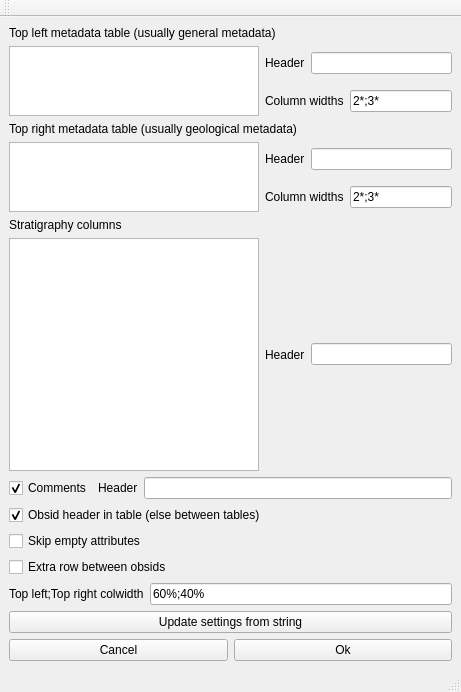
<?xml version="1.0" encoding="UTF-8"?>
<ui version="4.0">
 <class>MainWindow</class>
 <widget class="QMainWindow" name="MainWindow">
  <property name="geometry">
   <rect>
    <x>0</x>
    <y>0</y>
    <width>461</width>
    <height>692</height>
   </rect>
  </property>
  <property name="windowTitle">
   <string>Custom general report</string>
  </property>
  <widget class="QWidget" name="centralwidget">
   <layout class="QVBoxLayout" name="verticalLayout">
    <item>
     <layout class="QGridLayout" name="gridLayout">
      <item row="0" column="0" colspan="2">
       <widget class="QLabel" name="label">
        <property name="text">
         <string>Top left metadata table (usually general metadata)</string>
        </property>
       </widget>
      </item>
      <item row="1" column="0" rowspan="2">
       <widget class="QPlainTextEdit" name="general_metadata">
        <property name="sizePolicy">
         <sizepolicy hsizetype="Expanding" vsizetype="Expanding">
          <horstretch>0</horstretch>
          <verstretch>0</verstretch>
         </sizepolicy>
        </property>
        <property name="toolTip">
         <string>&lt;html&gt;&lt;head/&gt;&lt;body&gt;&lt;p&gt;Add a list of attributes (columns) in obs_points-table that should be included in the top left cell in the custom drill report.&lt;/p&gt;&lt;p&gt;To apply rounding of a float attribute, add ';' and the number of decimals to round. Ex: east;2&lt;/p&gt;&lt;/body&gt;&lt;/html&gt;</string>
        </property>
       </widget>
      </item>
      <item row="1" column="1">
       <widget class="QLabel" name="label_4">
        <property name="text">
         <string>Header</string>
        </property>
       </widget>
      </item>
      <item row="1" column="2" colspan="2">
       <widget class="QLineEdit" name="general_metadata_header">
        <property name="toolTip">
         <string>Leave bland to skip header</string>
        </property>
       </widget>
      </item>
      <item row="2" column="1" colspan="2">
       <widget class="QLabel" name="label_8">
        <property name="text">
         <string>Column widths</string>
        </property>
       </widget>
      </item>
      <item row="2" column="3">
       <widget class="QLineEdit" name="general_colwidth">
        <property name="toolTip">
         <string>&lt;html&gt;&lt;head/&gt;&lt;body&gt;&lt;p&gt;* The width of the columns can be adjusted by writing &amp;lt;col1_width&amp;gt;;&amp;lt;col2_width&amp;gt; where width is representing the html-width tag:&lt;/p&gt;&lt;p&gt;* if width is an integer, it's treated as a pixel value.&lt;/p&gt;&lt;p&gt;* if width is followed by %-sign, it's treated as percentage of the total width.&lt;/p&gt;&lt;p&gt;* if width is followed by *-sign, it's treated as relative width. (ex, given col1;1* and col2;2*, col2 will have twice the width of col1.&lt;/p&gt;&lt;/body&gt;&lt;/html&gt;</string>
        </property>
        <property name="text">
         <string>2*;3*</string>
        </property>
       </widget>
      </item>
      <item row="3" column="0" colspan="2">
       <widget class="QLabel" name="label_2">
        <property name="text">
         <string>Top right metadata table (usually geological metadata)</string>
        </property>
       </widget>
      </item>
      <item row="4" column="0" rowspan="2">
       <widget class="QPlainTextEdit" name="geo_metadata">
        <property name="toolTip">
         <string>&lt;html&gt;&lt;head/&gt;&lt;body&gt;&lt;p&gt;Add a list of attributes (columns) in obs_points-table that should be included in the top right cell in the custom drill report.&lt;/p&gt;&lt;p&gt;To apply rounding of a float attribute, add ';' and the number of decimals to round. Ex: east;2&lt;/p&gt;&lt;/body&gt;&lt;/html&gt;</string>
        </property>
       </widget>
      </item>
      <item row="4" column="1">
       <widget class="QLabel" name="label_5">
        <property name="text">
         <string>Header</string>
        </property>
       </widget>
      </item>
      <item row="4" column="2" colspan="2">
       <widget class="QLineEdit" name="geo_metadata_header">
        <property name="toolTip">
         <string>Leave bland to skip header</string>
        </property>
       </widget>
      </item>
      <item row="5" column="1" colspan="2">
       <widget class="QLabel" name="label_9">
        <property name="text">
         <string>Column widths</string>
        </property>
       </widget>
      </item>
      <item row="5" column="3">
       <widget class="QLineEdit" name="geo_colwidth">
        <property name="toolTip">
         <string>&lt;html&gt;&lt;head/&gt;&lt;body&gt;&lt;p&gt;* The width of the columns can be adjusted by writing &amp;lt;col1_width&amp;gt;;&amp;lt;col2_width&amp;gt; where width is representing the html-width tag:&lt;/p&gt;&lt;p&gt;* if width is an integer, it's treated as a pixel value.&lt;/p&gt;&lt;p&gt;* if width is followed by %-sign, it's treated as percentage of the total width.&lt;/p&gt;&lt;p&gt;* if width is followed by *-sign, it's treated as relative width. (ex, given col1;1* and col2;2*, col2 will have twice the width of col1.&lt;/p&gt;&lt;/body&gt;&lt;/html&gt;</string>
        </property>
        <property name="text">
         <string>2*;3*</string>
        </property>
       </widget>
      </item>
      <item row="6" column="0">
       <widget class="QLabel" name="label_3">
        <property name="text">
         <string>Stratigraphy columns</string>
        </property>
       </widget>
      </item>
      <item row="7" column="0">
       <widget class="QPlainTextEdit" name="strat_columns">
        <property name="toolTip">
         <string>&lt;html&gt;&lt;head/&gt;&lt;body&gt;&lt;p&gt;Add a list of columns in stratigraphy table to include in the stratigraphy cell in custom drill report.&lt;/p&gt;&lt;p&gt;Notes:&lt;/p&gt;&lt;p&gt;* obsid can not be written as a column.&lt;/p&gt;&lt;p&gt;* If special keyword 'depth' is given then depthtop and depthbot will be combined into one column using ' - ', ex: 0 - 2 (&amp;lt;depthtop&amp;gt; - &amp;lt;depthbot&amp;gt;)&lt;/p&gt;&lt;p&gt;* The width of the columns can be adjusted by writing &amp;lt;column&amp;gt;;&amp;lt;width&amp;gt; where width is representing the html-width tag:&lt;/p&gt;&lt;p&gt;   * if width is an integer, it's treated as a pixel value.&lt;/p&gt;&lt;p&gt;   * if width is followed by %-sign, it's treated as percentage of the total width.&lt;/p&gt;&lt;p&gt;   * if width is followed by *-sign, it's treated as relative width. (ex, given col1;1* and col2;2*, col2 will have twice the width of col1.&lt;/p&gt;&lt;/body&gt;&lt;/html&gt;</string>
        </property>
       </widget>
      </item>
      <item row="7" column="1">
       <widget class="QLabel" name="label_6">
        <property name="text">
         <string>Header</string>
        </property>
       </widget>
      </item>
      <item row="7" column="2" colspan="2">
       <widget class="QLineEdit" name="strat_columns_header">
        <property name="toolTip">
         <string>Leave bland to skip header</string>
        </property>
       </widget>
      </item>
     </layout>
    </item>
    <item>
     <layout class="QHBoxLayout" name="horizontalLayout_9">
      <item>
       <widget class="QCheckBox" name="include_comments">
        <property name="toolTip">
         <string>&lt;html&gt;&lt;head/&gt;&lt;body&gt;&lt;p&gt;Check to write obs_points 'com_onerow' and 'com_html' below the stratigraphy table.&lt;/p&gt;&lt;/body&gt;&lt;/html&gt;</string>
        </property>
        <property name="text">
         <string>Comments</string>
        </property>
        <property name="checked">
         <bool>true</bool>
        </property>
       </widget>
      </item>
      <item>
       <layout class="QHBoxLayout" name="horizontalLayout_8">
        <item>
         <widget class="QLabel" name="label_7">
          <property name="text">
           <string>Header</string>
          </property>
         </widget>
        </item>
        <item>
         <widget class="QLineEdit" name="comment_header">
          <property name="toolTip">
           <string>Leave bland to skip header</string>
          </property>
         </widget>
        </item>
       </layout>
      </item>
     </layout>
    </item>
    <item>
     <widget class="QCheckBox" name="header_in_table">
      <property name="toolTip">
       <string>&lt;html&gt;&lt;head/&gt;&lt;body&gt;&lt;p&gt;Check to write the obsid in a top cell in the table&lt;/p&gt;&lt;p&gt;Uncheck to write it above the table.&lt;/p&gt;&lt;/body&gt;&lt;/html&gt;</string>
      </property>
      <property name="text">
       <string>Obsid header in table (else between tables)</string>
      </property>
      <property name="checked">
       <bool>true</bool>
      </property>
     </widget>
    </item>
    <item>
     <widget class="QCheckBox" name="skip_empty">
      <property name="toolTip">
       <string>&lt;html&gt;&lt;head/&gt;&lt;body&gt;&lt;p&gt;Check to only write the attributes in the metadata tables (top left and right cells) that have values and where the values are not string 'NULL'.&lt;/p&gt;&lt;/body&gt;&lt;/html&gt;</string>
      </property>
      <property name="text">
       <string>Skip empty attributes</string>
      </property>
      <property name="checked">
       <bool>false</bool>
      </property>
     </widget>
    </item>
    <item>
     <widget class="QCheckBox" name="empty_row_between_obsids">
      <property name="toolTip">
       <string>&lt;html&gt;&lt;head/&gt;&lt;body&gt;&lt;p&gt;Check to write the string empty_row_between_obsids after each table. Use search-replace in editor of choice to replace this with an empty string.&lt;/p&gt;&lt;p&gt;(this is a fix for an issue when copying the tables to libre office writer).&lt;/p&gt;&lt;/body&gt;&lt;/html&gt;</string>
      </property>
      <property name="text">
       <string>Extra row between obsids</string>
      </property>
      <property name="checked">
       <bool>false</bool>
      </property>
     </widget>
    </item>
    <item>
     <layout class="QHBoxLayout" name="horizontalLayout_2">
      <item>
       <widget class="QLabel" name="label_10">
        <property name="text">
         <string>Top left;Top right colwidth</string>
        </property>
       </widget>
      </item>
      <item>
       <widget class="QLineEdit" name="topleft_topright_colwidths">
        <property name="toolTip">
         <string>&lt;html&gt;&lt;head/&gt;&lt;body&gt;&lt;p&gt;* The width of the columns can be adjusted by writing &amp;lt;top left table width&amp;gt;;&amp;lt;top right table width&amp;gt; where width is representing the html-width tag:&lt;/p&gt;&lt;p&gt;* if width is an integer, it's treated as a pixel value.&lt;/p&gt;&lt;p&gt;* if width is followed by %-sign, it's treated as percentage of the total width.&lt;/p&gt;&lt;p&gt;* if width is followed by *-sign, it's treated as relative width. (ex, given col1;1* and col2;2*, col2 will have twice the width of col1.&lt;/p&gt;&lt;/body&gt;&lt;/html&gt;</string>
        </property>
        <property name="text">
         <string>60%;40%</string>
        </property>
       </widget>
      </item>
     </layout>
    </item>
    <item>
     <widget class="QPushButton" name="pushButton_update_from_string">
      <property name="text">
       <string>Update settings from string</string>
      </property>
     </widget>
    </item>
    <item>
     <layout class="QHBoxLayout" name="horizontalLayout">
      <item>
       <widget class="QPushButton" name="pushButton_cancel">
        <property name="text">
         <string>Cancel</string>
        </property>
       </widget>
      </item>
      <item>
       <widget class="QPushButton" name="pushButton_ok">
        <property name="text">
         <string>Ok</string>
        </property>
       </widget>
      </item>
     </layout>
    </item>
   </layout>
  </widget>
  <widget class="QStatusBar" name="statusbar"/>
  <widget class="QMenuBar" name="menubar">
   <property name="geometry">
    <rect>
     <x>0</x>
     <y>0</y>
     <width>461</width>
     <height>27</height>
    </rect>
   </property>
  </widget>
  <widget class="QToolBar" name="toolBar">
   <property name="windowTitle">
    <string>toolBar</string>
   </property>
   <attribute name="toolBarArea">
    <enum>TopToolBarArea</enum>
   </attribute>
   <attribute name="toolBarBreak">
    <bool>false</bool>
   </attribute>
  </widget>
 </widget>
 <resources/>
 <connections/>
</ui>
